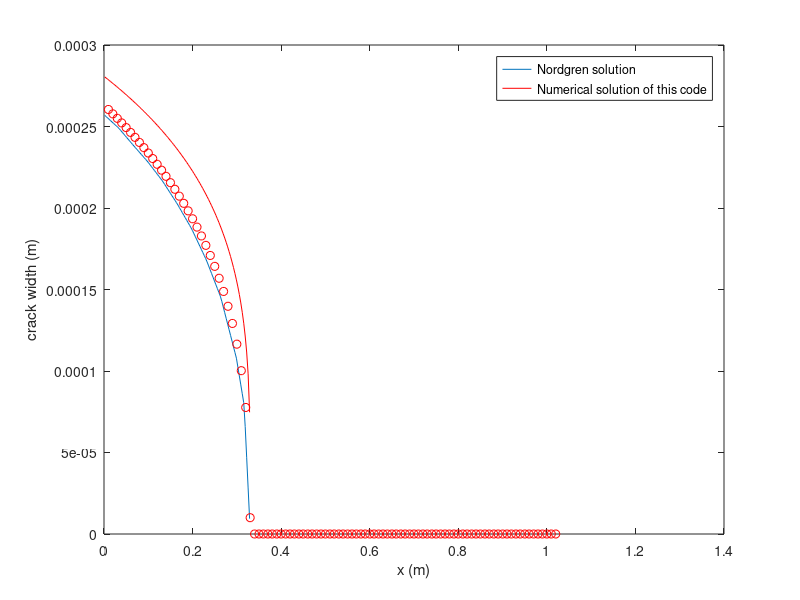

Here is the MATLAB script that generated this plot:
%% code by Pengju, to solve the PKN model without fluid leakoff
% Solve numerically by finite difference method
%------------------------------------------------------------
%% Define the parameters
clc
clear
E=100e6;
nu=0.48;
Ep=E/(1-nu^2);
mu=0.3; % fluid viscosity
G=E/(2*(1+nu));
Q=1e-7;
q1=Q/2;
h=0.05;
B=pi*G/256/(1-nu)/mu;
t=50.001;
L=0.68*(G*q1^3/(1-nu)/mu/h^4)^(0.2)*t.^0.8; % In term of G
W0t=2.5*((1-nu)*mu*q1^2/G/h)^0.2*t.^0.2; % In term of G
% W0tp=2.5*(2*mu*q1^2/Ep/h)^0.2*t.^0.2;  % In term of Ep
% Lp=0.68*(Ep*q1^3/2/mu/h^4)^(0.2)*t^0.8; % in term of Ep
%% Theoretical solution of W with time and x
% Get the fitting relation from Nordgren's paper
Wxt_W0t=[1	0.9677762	0.9265587	0.88760835	0.8418864	0.7871481	0.72792804	0.65291995	0.56442124	0.41955724	0.3065856		0];
x_L=[0	0.100821756	0.20108797	0.2991283	0.39938703	0.5007457	0.59875244	0.70007753	0.79803586	0.9048194	0.9581441		1.00];
N=100;
x_L_p=linspace(0,1,N+1);  %End point of the element
ii=1;
for ii=1:N
    x_L_pM(ii)=(x_L_p(ii)+x_L_p(ii+1))/2; % Dimensionless middle point of the element
end
Wxt_W0tIp=interp1(x_L,Wxt_W0t,x_L_pM); %interpolation results of the crack width for the middle point
Wxt_PK=4*((1-nu)*mu*q1*L/pi/G*(1-x_L_pM)).^0.25; %PK solution
% figure (1)
% plot(x_L_pM,Wxt_W0tIp) % The curve obtained 
% hold on
% plot(x_L,Wxt_W0t,'r') % Dimensionless curve from Nordgren's paper, obtained by Plot digitizer

% %The comparison between dimensional form 
% %Comparison between numerical solution and PK solution
figure (2)
Wxt=W0t*Wxt_W0tIp;
plot(x_L_pM*L,Wxt) %Nordgren Numerical solution
hold on 
plot(x_L_pM*L,Wxt_PK,'r')  %PK solution
%% Start the numerical method
% Initial condition, m=0, N=1
W(1)=0;
dx=0.01; % assume the element length is 0.01
dT0=0.001; % assume the initial time increase is 0.010s, note that the initial value should be small
dW(1)=4*dT0*q1/(pi*dx*h);
W=[W+dW 0];
% check the volume balance
dV=dx*pi*h*dW/4; % calculated volume based on updated crack width
errorR(1)=(dV-q1*dT0)/dV; % the error is zero for the intial step

% Start the calculation, the outer is time loop
M=100; % M is the number of the time loops, the number of elements is N=M+1
dT=ones(M,1)*0.5; % For PKN model, the crack length is proportional to t^(4/5), almost linearly
for m=1:M
    N=m+1; % N is the number of elements
    % Initialize the matrix
    A=zeros(N,N);
    C=zeros(N,1);
    %while (abs(error)>0.05) % this loop is calculating the crack increase
    %=========================================================================
    %Principly, we should use while loop to check the global volume balance for each time loop
    %However, due to the amolst linear relation of time vs length in PKN model, the global balance
    %error is very small provided we choose proper element length and time step. 
    %So there is no need for the while loop
    %=========================================================================
        % The loop over the elements
        for n=1:N
            if n==1 % the first row of the matirx
                A(1,1)=-4*W(1)^3-pi*h/4*2*dx^2/dT(m)/B;
                A(1,2)=4*W(2)^3;
                C(1)=-2*W(2)^4+2*W(1)^4-2*q1*dx/B;
            elseif n==N % last row of the matrix
                A(N,N)=-pi*h/4*2*dx^2/dT(m)/B;
                A(N,N-1)=4*W(N-1)^3;
                %C(N)=3*W(N)^4-2*W(N-1)^4;
                C(N)=-2*W(N-1)^4;
            end
            if N>2 && n~=1 && n~=N
                A(n,n+1)=4*W(n+1)^3;
                A(n,n)=-pi*h/4*2*dx^2/dT(m)/B-8*W(n)^3;
                A(n,n-1)=4*W(n-1)^3;
                C(n)=-2*W(n+1)^4+4*W(n)^4-2*W(n-1)^4;
            end
            dW=(A\C)'; 
        end
        if min(dW)<0 % the variation of crack width should be positive
            break
        end
        dVC=sum(dx*pi*h*dW/4); % calculated volume change based on updated crack width
        dVP=q1*dT(m); % volume change based on pump rate
        error=(dVC-dVP)/dVC; % volume variation error 
        errorR(m+1)=error; % array of the volume variation error
        W=[W+dW 0]; % At the end of m step, the number of elements is m+2
        VC=sum(W)*dx*pi*h/4; % calculated total volume based on updated crack width
        VP=q1*(sum(dT(1:m))+dT0); % total volume based on pump rate
        errorS=(VC-VP)/VC; % total volume error 
        errorSum(m)=errorS;% array total volume error 
    %end
end
% Make sure the volume balance error not be large
errorRMax=max(abs(errorR));
errorSumMax=max(abs(errorSum));

% output the numerical crack width change with x at the end of simulation
% compare the numerical solution with the solution of Fig.4 in Nordgren's paper (dimensional form)
xNum=0.01:0.01:(M+2)*0.01;
hold on
plot(xNum,W, 'ro')   
legend('Nordgren solution', 'Numerical solution of this code')
xlabel('x (m)')
ylabel('crack width (m)')

